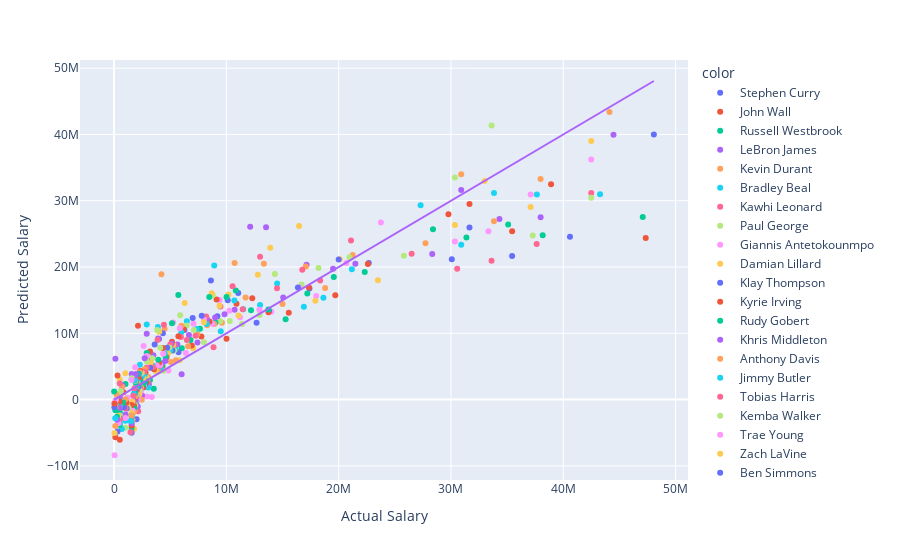

This figure's notebook cell:
### Code cell
fig = px.scatter(
    x=Y,
    y=Y_hat,
    color=player_no_na.index,
    labels = {
        "x": "Actual Salary",
        "y": "Predicted Salary"
    }
)

fig.add_trace(
    go.Scatter(
        x=Y,
        y=Y,
        mode="lines"
    )
)

fig.show()

#plot the data on a graph
#above the line means that a player should be getting paid more based on their stats 
#under the line means a player is getting paid more than they should
